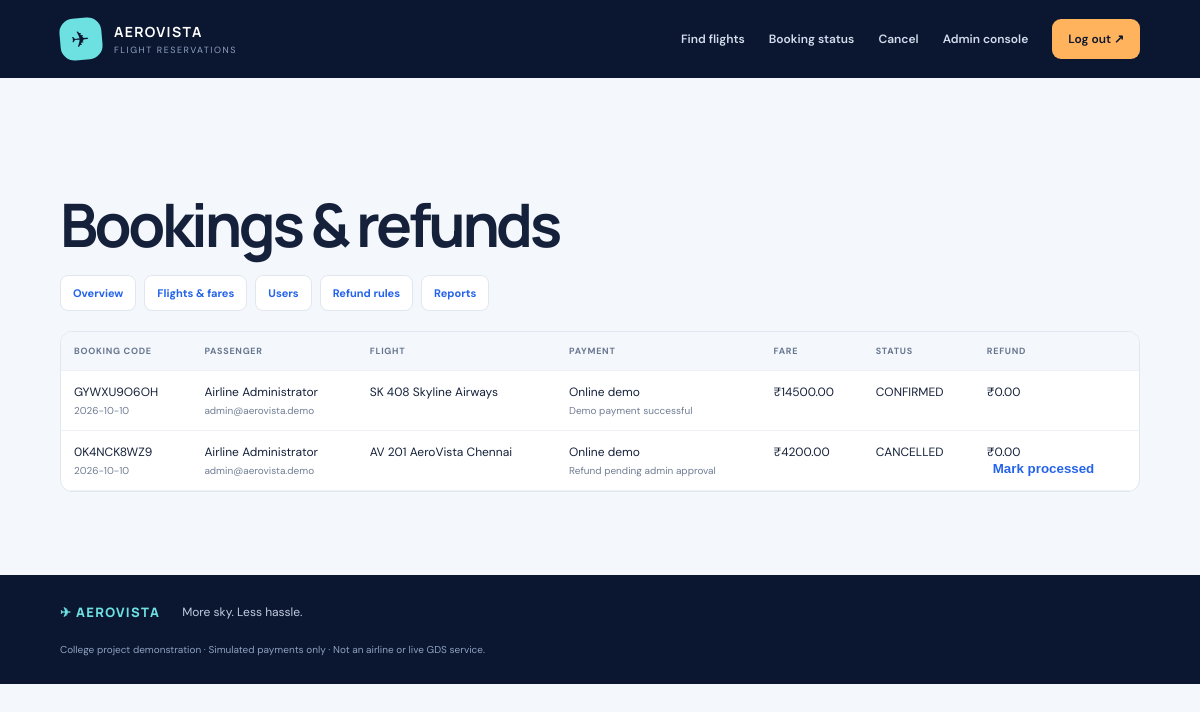
Screenshot of /admin/bookings (signed in) with the database file from the repository.
### tables this page shows
CREATE TABLE bookings(id INTEGER PRIMARY KEY,booking_code TEXT UNIQUE NOT NULL,user_id INTEGER REFERENCES users(id),flight_id INTEGER REFERENCES flights(id),class_name TEXT,journey_date TEXT,passenger_names TEXT,passenger_ages TEXT,passenger_count INTEGER,total_fare REAL,status TEXT DEFAULT 'CONFIRMED',payment_mode TEXT,payment_status TEXT,refund_amount REAL DEFAULT 0,created_at TEXT DEFAULT CURRENT_TIMESTAMP);

CREATE TABLE users(id INTEGER PRIMARY KEY,name TEXT NOT NULL,email TEXT UNIQUE NOT NULL,password_hash TEXT NOT NULL,role TEXT DEFAULT 'passenger',created_at TEXT DEFAULT CURRENT_TIMESTAMP);

CREATE TABLE flights(id INTEGER PRIMARY KEY,number TEXT UNIQUE NOT NULL,name TEXT NOT NULL,origin TEXT NOT NULL,destination TEXT NOT NULL,departure TEXT NOT NULL,arrival TEXT NOT NULL,journey_date TEXT NOT NULL,zone TEXT DEFAULT 'South',active INTEGER DEFAULT 1);

### app.py (the view)
@app.route("/admin/bookings")
@admin_required
def admin_bookings():
 with db() as c: bs=c.execute("SELECT b.*,u.name passenger,u.email,t.name flight_name,t.number FROM bookings b JOIN users u ON u.id=b.user_id JOIN flights t ON t.id=b.flight_id ORDER BY b.created_at DESC").fetchall()
 return render_template("admin/bookings.html",bs=bs)

### app.py (called while the page is built)
def db():
 c=sqlite3.connect(DB); c.row_factory=sqlite3.Row; c.execute("PRAGMA foreign_keys=ON"); return c

def me():
 if not session.get("uid"): return None
 with db() as c: return c.execute("SELECT id,name,email,role FROM users WHERE id=?",(session["uid"],)).fetchone()

def admin_required(f):
 @wraps(f)
 def w(*a,**k):
  u=me()
  if not u or u["role"]!="admin": flash("Administrator access required.","danger"); return redirect(url_for("login"))
  return f(*a,**k)
 return w

@app.context_processor
def ctx(): return {"current_user":me(),"today":date.today().isoformat()}

### templates/admin/bookings.html
{% extends "base.html" %}{% block content %}<section class="content"><h1>Bookings & refunds</h1><div class="adminnav"><a href="{{ url_for('admin') }}">Overview</a><a href="{{ url_for('admin_flights') }}">Flights & fares</a><a href="{{ url_for('admin_users') }}">Users</a><a href="{{ url_for('rules') }}">Refund rules</a><a href="{{ url_for('reports') }}">Reports</a></div><div class="tablewrap"><table><tr><th>BOOKING CODE</th><th>Passenger</th><th>Flight</th><th>Payment</th><th>Fare</th><th>Status</th><th>Refund</th></tr>{% for b in bs %}<tr><td>{{ b.booking_code }}<small>{{ b.journey_date }}</small></td><td>{{ b.passenger }}<small>{{ b.email }}</small></td><td>{{ b.number }} {{ b.flight_name }}</td><td>{{ b.payment_mode }}<small>{{ b.payment_status }}</small></td><td>₹{{ "%.2f"|format(b.total_fare) }}</td><td>{{ b.status }}</td><td>₹{{ "%.2f"|format(b.refund_amount) }}{% if b.status=='CANCELLED' and b.payment_status!='Refund marked processed' %}<form method="post" action="{{ url_for('refund',booking_code=b.booking_code) }}"><button class="linkbtn">Mark processed</button></form>{% endif %}</td></tr>{% endfor %}</table></div></section>{% endblock %}

### static/style.css (style rules this page uses)
:root { --navy:#0b1630;--navy2:#13264a;--blue:#2563eb;--cyan:#6de0e2;--orange:#ffb35c;--ink:#15213a;--muted:#6f7d93;--paper:#f4f7fb;--line:#e1e7f0;--white:#fff;--shadow:0 20px 60px rgba(11,22,48,.09) }
* { box-sizing:border-box }
html { scroll-behavior:smooth }
body { margin:0;background:var(--paper);color:var(--ink);font-family:'DM Sans',sans-serif;font-size:15px }
a { color:var(--blue);text-decoration:none }
h1,h2,h3,b,strong { font-family:Manrope,'DM Sans',sans-serif }
h1 { font-size:clamp(2.2rem,5vw,4.3rem);letter-spacing:-.055em;line-height:1.04;margin:15px 0 }
.content { max-width:1250px;margin:0 auto;padding:100px 5% 65px }
.adminnav { display:flex;flex-wrap:wrap;gap:8px;margin:20px 0 }
.adminnav a { background:white;border:1px solid var(--line);padding:10px 12px;border-radius:8px;font-size:11px;font-weight:700 }
.tablewrap { overflow-x:auto;background:white;border:1px solid var(--line);border-radius:12px;margin:18px 0 }
table { width:100%;border-collapse:collapse;font-size:12px }
th,td { text-align:left;padding:13px;border-bottom:1px solid #edf0f5;vertical-align:top }
th { background:#f4f7fb;color:#687790;font-size:9px;letter-spacing:.08em;text-transform:uppercase }
td small { display:block;color:var(--muted);margin-top:4px }
.linkbtn { border:0;background:none;color:var(--blue);font-weight:700;cursor:pointer }

### rows the page displays
bookings: booking_code "GYWXU9O6OH", journey_date "2026-10-10", passenger "Airline Administrator", email "admin@aerovista.demo", number "SK 408", flight_name "Skyline Airways", payment_mode "Online demo", payment_status "Demo payment successful", total_fare "14500.00", status "CONFIRMED", refund_amount "0.00"
bookings: booking_code "0K4NCK8WZ9", journey_date "2026-10-10", passenger "Airline Administrator", email "admin@aerovista.demo", number "AV 201", flight_name "AeroVista Chennai", payment_mode "Online demo", payment_status "Refund pending admin approval", total_fare "4200.00", status "CANCELLED", refund_amount "0.00"
